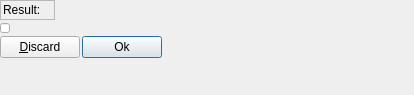
<?xml version="1.0" encoding="UTF-8"?>
<ui version="4.0">
 <class>DlgExpressionInput</class>
 <widget class="QDialog" name="DlgExpressionInput">
  <property name="geometry">
   <rect>
    <x>0</x>
    <y>0</y>
    <width>414</width>
    <height>95</height>
   </rect>
  </property>
  <property name="sizePolicy">
   <sizepolicy hsizetype="Expanding" vsizetype="Preferred">
    <horstretch>0</horstretch>
    <verstretch>0</verstretch>
   </sizepolicy>
  </property>
  <property name="minimumSize">
   <size>
    <width>300</width>
    <height>0</height>
   </size>
  </property>
  <property name="windowTitle">
   <string>Formula editor</string>
  </property>
  <layout class="QVBoxLayout" name="verticalLayout">
   <property name="spacing">
    <number>3</number>
   </property>
   <property name="margin">
    <number>0</number>
   </property>
   <item>
    <layout class="QHBoxLayout" name="horizontalLayout_2">
     <item>
      <widget class="QWidget" name="widget" native="true">
       <layout class="QVBoxLayout" name="verticalLayout_2">
        <property name="spacing">
         <number>0</number>
        </property>
        <property name="margin">
         <number>0</number>
        </property>
        <item>
         <widget class="QFrame" name="ctrlArea">
          <property name="autoFillBackground">
           <bool>true</bool>
          </property>
          <property name="frameShape">
           <enum>QFrame::StyledPanel</enum>
          </property>
          <property name="frameShadow">
           <enum>QFrame::Raised</enum>
          </property>
          <layout class="QHBoxLayout" name="horizontalLayout_4">
           <property name="spacing">
            <number>4</number>
           </property>
           <property name="margin">
            <number>2</number>
           </property>
           <item>
            <widget class="QLabel" name="label">
             <property name="text">
              <string>Result:</string>
             </property>
            </widget>
           </item>
           <item>
            <widget class="QLabel" name="msg">
             <property name="palette">
              <palette>
               <active>
                <colorrole role="Text">
                 <brush brushstyle="SolidPattern">
                  <color alpha="255">
                   <red>255</red>
                   <green>0</green>
                   <blue>0</blue>
                  </color>
                 </brush>
                </colorrole>
               </active>
               <inactive>
                <colorrole role="Text">
                 <brush brushstyle="SolidPattern">
                  <color alpha="255">
                   <red>255</red>
                   <green>0</green>
                   <blue>0</blue>
                  </color>
                 </brush>
                </colorrole>
               </inactive>
               <disabled>
                <colorrole role="Text">
                 <brush brushstyle="SolidPattern">
                  <color alpha="255">
                   <red>190</red>
                   <green>190</green>
                   <blue>190</blue>
                  </color>
                 </brush>
                </colorrole>
               </disabled>
              </palette>
             </property>
             <property name="text">
              <string/>
             </property>
            </widget>
           </item>
          </layout>
         </widget>
        </item>
       </layout>
      </widget>
     </item>
     <item>
      <spacer name="horizontalSpacer">
       <property name="orientation">
        <enum>Qt::Horizontal</enum>
       </property>
       <property name="sizeHint" stdset="0">
        <size>
         <width>0</width>
         <height>20</height>
        </size>
       </property>
      </spacer>
     </item>
    </layout>
   </item>
   <item>
    <layout class="QHBoxLayout" name="horizontalLayout_5">
     <item>
      <widget class="Gui::ExpressionLineEdit" name="expression">
       <property name="sizePolicy">
        <sizepolicy hsizetype="Ignored" vsizetype="Ignored">
         <horstretch>0</horstretch>
         <verstretch>0</verstretch>
        </sizepolicy>
       </property>
       <property name="minimumSize">
        <size>
         <width>10</width>
         <height>10</height>
        </size>
       </property>
      </widget>
     </item>
     <item>
      <spacer name="horizontalSpacer_3">
       <property name="orientation">
        <enum>Qt::Horizontal</enum>
       </property>
       <property name="sizeHint" stdset="0">
        <size>
         <width>0</width>
         <height>2</height>
        </size>
       </property>
      </spacer>
     </item>
    </layout>
   </item>
   <item>
    <layout class="QHBoxLayout" name="horizontalLayout_3">
     <item>
      <layout class="QHBoxLayout" name="horizontalLayout">
       <property name="spacing">
        <number>2</number>
       </property>
       <item>
        <widget class="QPushButton" name="discardBtn">
         <property name="text">
          <string>&amp;Discard</string>
         </property>
         <property name="autoDefault">
          <bool>false</bool>
         </property>
         <property name="default">
          <bool>false</bool>
         </property>
        </widget>
       </item>
       <item>
        <widget class="QPushButton" name="okBtn">
         <property name="text">
          <string>Ok</string>
         </property>
        </widget>
       </item>
      </layout>
     </item>
     <item>
      <spacer name="horizontalSpacer_2">
       <property name="orientation">
        <enum>Qt::Horizontal</enum>
       </property>
       <property name="sizeHint" stdset="0">
        <size>
         <width>0</width>
         <height>20</height>
        </size>
       </property>
      </spacer>
     </item>
    </layout>
   </item>
   <item>
    <spacer name="verticalSpacer">
     <property name="orientation">
      <enum>Qt::Vertical</enum>
     </property>
     <property name="sizeHint" stdset="0">
      <size>
       <width>20</width>
       <height>0</height>
      </size>
     </property>
    </spacer>
   </item>
  </layout>
  <zorder>label</zorder>
  <zorder>expression</zorder>
  <zorder>widget</zorder>
  <zorder>ctrlArea</zorder>
 </widget>
 <customwidgets>
  <customwidget>
   <class>Gui::ExpressionLineEdit</class>
   <extends>QLineEdit</extends>
   <header>ExpressionCompleter.h</header>
  </customwidget>
 </customwidgets>
 <resources/>
 <connections>
  <connection>
   <sender>okBtn</sender>
   <signal>clicked()</signal>
   <receiver>DlgExpressionInput</receiver>
   <slot>accept()</slot>
   <hints>
    <hint type="sourcelabel">
     <x>275</x>
     <y>94</y>
    </hint>
    <hint type="destinationlabel">
     <x>310</x>
     <y>63</y>
    </hint>
   </hints>
  </connection>
 </connections>
</ui>
